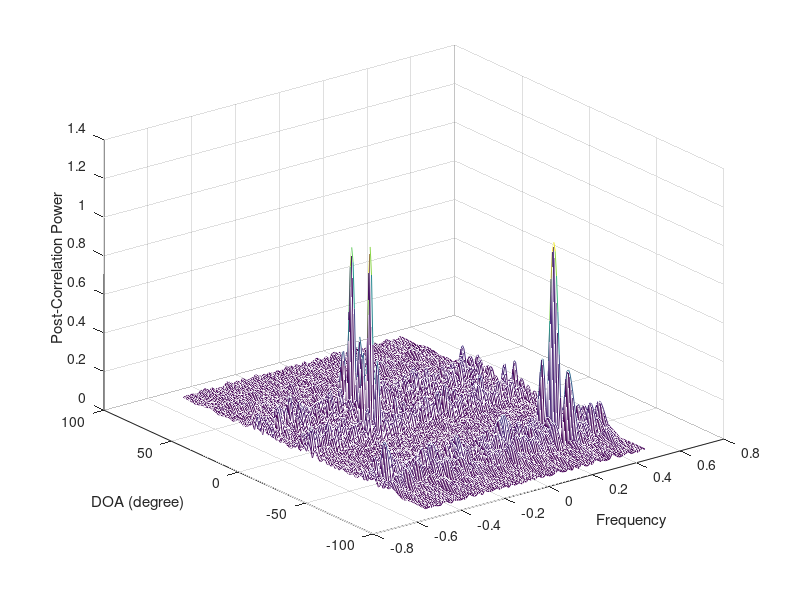

Write the MATLAB code that produced this figure.
clear

nT = 10;
nR = 10;
L = 181;
M = 101;
theta = linspace(-90,90,L).'*pi/180;
freq = linspace(-0.5,0.5,M).';

% Transmitted Signal
N = 100;
X = (sign(randn(nT,N)) + 1j*sign(randn(nT,N)))/sqrt(2);
% for n = 1:N
%     X(:,n) = R^(0.5)*X(:,n);
% end
% X = (sign(randn(1,N)) + 1j*sign(randn(1,N)))/sqrt(2);
% X = repmat(X,nT,1);

% SNR_range = -80:5:-10;
% rr = length(SNR_range);

% for r = 1:rr
%     SNR = 10^(SNR_range(r)/10);
%     varn = 1/SNR;
varn = 0.01;

% Target 1
fd = -0.1;
thetat = 30*pi/180;
d = exp(1j*2*pi*fd*(0:N-1)).';
aT = exp(1j*pi*(0:nT-1)*sin(thetat)).';
aR = exp(1j*pi*(0:nR-1)*sin(thetat)).';
Y = aR*aT.'*X*diag(d);

% Target 2
fd = 0.3;
thetat = -55*pi/180;
d = exp(1j*2*pi*fd*(0:N-1)).';
aT = exp(1j*pi*(0:nT-1)*sin(thetat)).';
aR = exp(1j*pi*(0:nR-1)*sin(thetat)).';
Y = Y + aR*aT.'*X*diag(d);

% Target 3
fd = -0.2;
thetat = 0*pi/180;
d = exp(1j*2*pi*fd*(0:N-1)).';
aT = exp(1j*pi*(0:nT-1)*sin(thetat)).';
aR = exp(1j*pi*(0:nR-1)*sin(thetat)).';
Y = Y + aR*aT.'*X*diag(d);

% Noise
Y = Y + sqrt(varn)*(randn(nR,N) + 1j*randn(nR,N));
y = vec(Y);

plot(abs(fft(y)))

% Detection
P = zeros(L,M);
for i = 1:L
    aT = exp(1j*pi*(0:nT-1)*sin(theta(i))).';
    aR = exp(1j*pi*(0:nR-1)*sin(theta(i))).';
    A = aR*aT.';
    for k = 1:M
        dk = exp(1j*2*pi*freq(k)*(0:N-1)).';
        vk = vec(A*X*diag(dk));
        P(i,k) = abs(y'*vk + vk'*y) / (2*N*nT*nR);
    end
end

mesh(freq,theta*180/pi,P)
xlabel('Frequency')
ylabel('DOA (degree)')
zlabel('Post-Correlation Power')